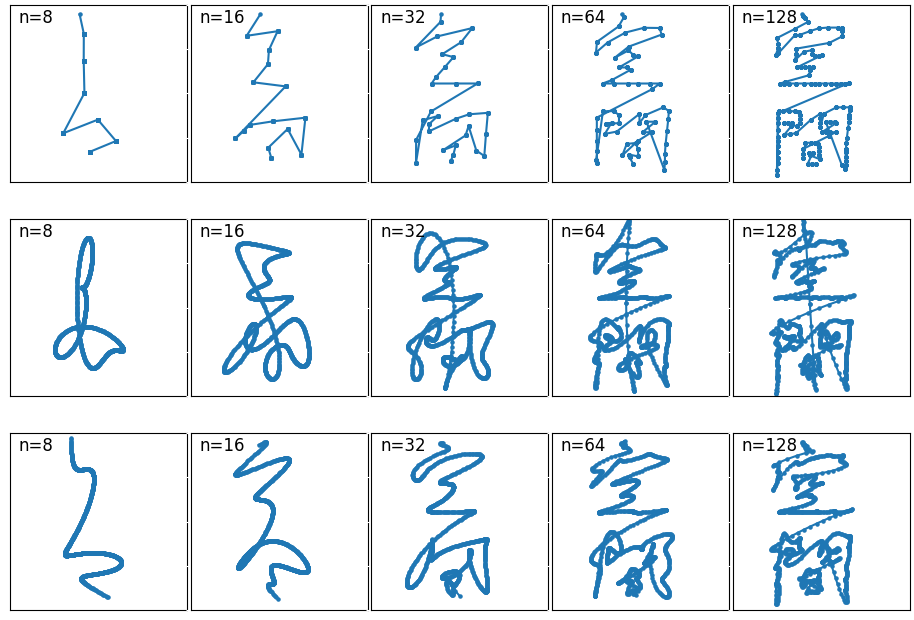

Write Python code to recreate this figure.
from numpy import array, linspace, identity, exp, pi, linalg
from numpy.polynomial.legendre import Legendre
import matplotlib.pyplot as plt

with open('tablet.txt', 'r') as fd:
    y = eval(fd.read())
m = len(y)
x = linspace(0.0, 1.0, m)


def phi1(n): 
    return array([(x0 >= x).astype('int')
                  for x0 in linspace(0, 1, n)]).T


def phi2(n):
    return array([exp(2 * pi * k * 1j * x)
                  for k in range(-n // 2, n // 2 + 1)]).T


def phi3(n):
    return array([Legendre.basis(j, domain=[0, 1])(x)
                  for j in range(n)]).T


fig, axs = plt.subplots(3, 5, figsize=(15, 8))
for i, f in enumerate([phi1, phi2, phi3]):
    for j, n in enumerate([8, 16, 32, 64, 128]):
        ax = axs[i, j]
        c = linalg.lstsq(f(n), y, rcond=None)[0]
        z = f(n).dot(c)
        ax.scatter(z.real, z.imag, s=5), ax.plot(z.real, z.imag)
        ax.axis('scaled'), ax.set_xlim(-1, 1), ax.set_ylim(-1, 1)
        ax.tick_params(labelbottom=False, labelleft=False,
                       color='white')
        ax.text(-0.9, 0.8, f'n={n}', fontsize=12)

plt.subplots_adjust(left=0.2, right=0.8, bottom=0.1, top=0.9,
                    hspace=0.01, wspace=0.02)
plt.show()
#plt.savefig('moji.png', bbox_inches='tight', pad_inches=0.05)
